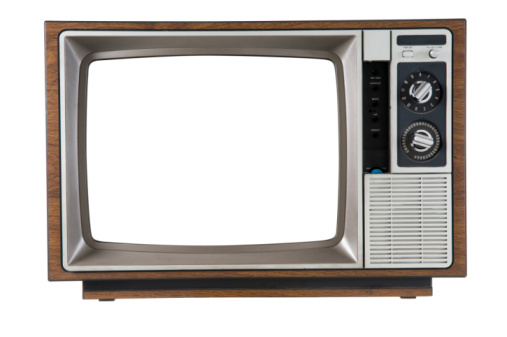
#> input picture Assignment 27/27-2/old_TV.jpg, 507 x 337 px, found by its file name
$ python 27-2.py
#> lines starting #> are read from the running program, lines starting #| are printed output that depends on the picture
import cv2
import numpy as np

tv = cv2.imread("old_Tv.jpg")
#> tv is the input picture: shape (337, 507, 3); mean B, G, R 194.3, 197.3, 201.2
tv = cv2.cvtColor(tv, cv2.COLOR_BGR2GRAY)
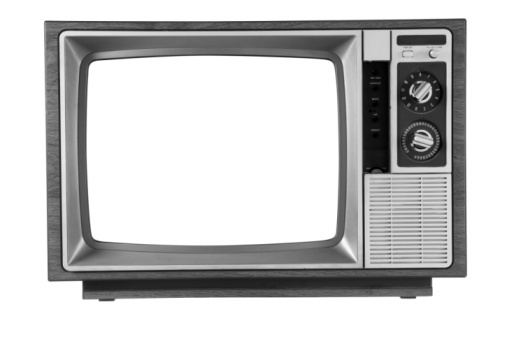
#> tv: shape (337, 507); min 0, max 255, mean 198.2
rows, cols = tv.shape
#> rows = 337; cols = 507

writer = cv2.VideoWriter('noise.mp4', cv2.VideoWriter_fourcc(*'mpv4'), 10, (cols, rows))

while True:
    image = np.random.random((195, 252)) * 255
    image = np.array(image, dtype = np.uint8)
    tv[55:250, 88:340] = image
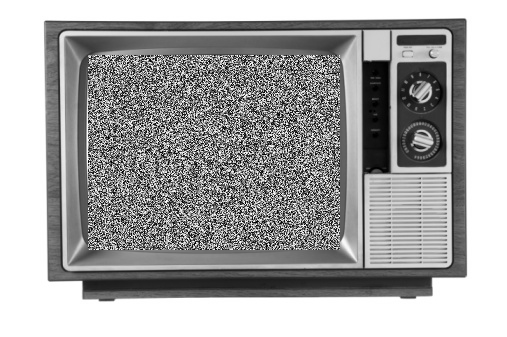
#> tv: shape (337, 507); min 0, max 255, mean 163.8

    writer.write(tv)
    cv2.imshow("result", tv)
    if cv2.waitKey(25) & 0xFF == ord('q'):
#> (key q is pressed here)
        break

writer.release()
